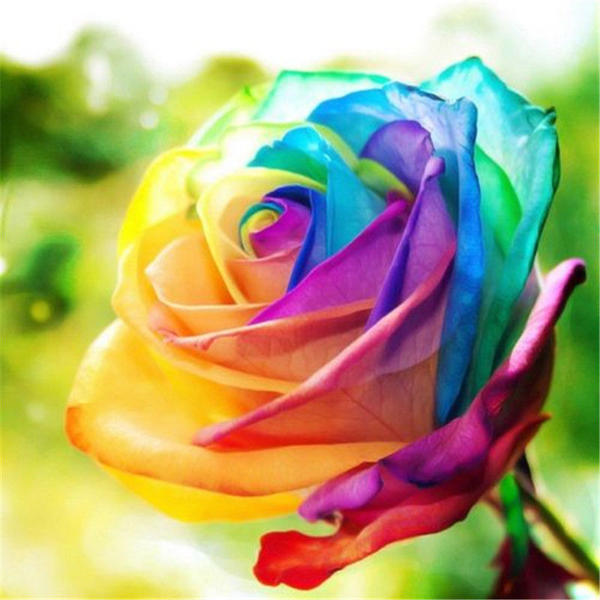
#> input picture Laboratoare/Flower.bmp, 600 x 600 px, found by its file name
$ python lab2.py
#> lines starting #> are read from the running program, lines starting #| are printed output that depends on the picture; after the words box and inside, x2 and y2 are one past the last pixel; in counts of white or black regions, pixels touching at a corner belong together
import cv2
import os
import matplotlib.pyplot as plt

# Image path
image_path = "../images/Flower.bmp"
imageBW_path = "../images/flower_grey.jpeg"
# Image directory
directory = "./"

# [18 lines of commented-out code are left out]
img = cv2.imread(image_path)
#> img is the input picture: shape (600, 600, 3); mean B, G, R 117.1, 164.9, 172.6
try:
    cv2.imshow('Image',img)
except:
    print("Image not exist")
key = cv2.waitKey()
#> (key Esc is pressed here)
if key == 27: #if ESC is pressed, exit
    cv2.destroyAllWindows()

# Color Image to GrayScale Image
gray =cv2.cvtColor(img,cv2.COLOR_BGR2GRAY)
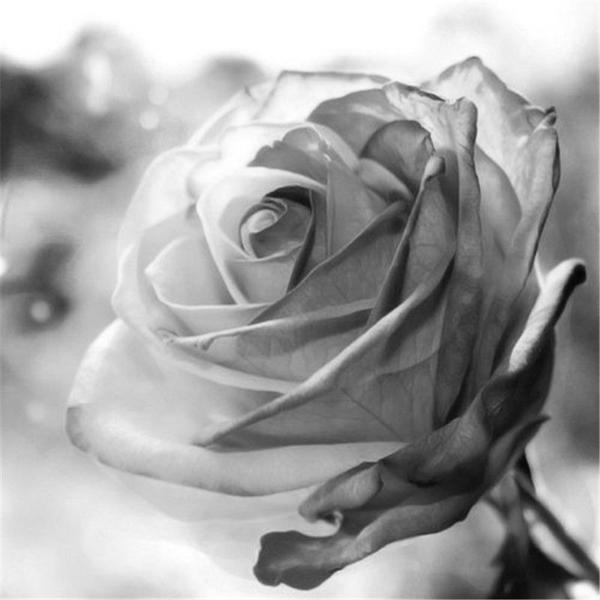
#> gray: shape (600, 600); min 4, max 255, mean 161.7
cv2.imshow('Gray image',gray)
key = cv2.waitKey()
#> (key Esc is pressed here)
if key == 27: #if ESC is pressed, exit
    cv2.destroyAllWindows()


# Black&white Image
(thresh,BlackAndWhiteImage) = cv2.threshold (gray,127,255,cv2.THRESH_BINARY)
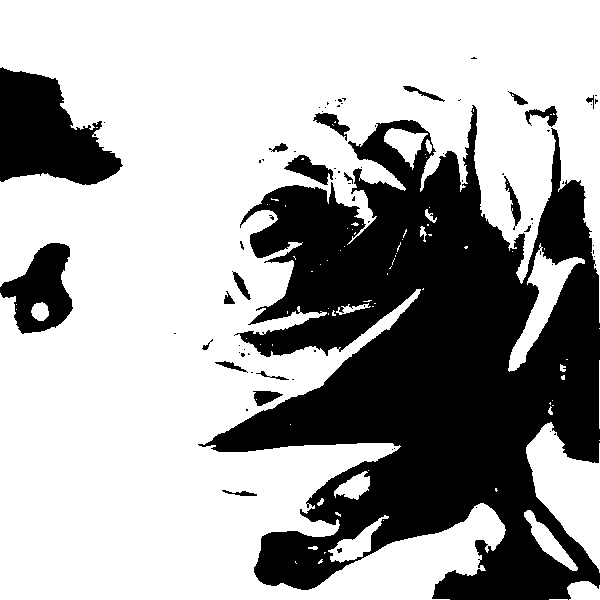
#> BlackAndWhiteImage: shape (600, 600); 66% white; 77 black regions (57 under 20 px), largest, box (x1, y1, x2, y2) and area: (198, 105, 600, 600) 106351, (0, 67, 123, 185) 9021, (0, 243, 73, 334) 3789
cv2.imshow( 'Black white image ', BlackAndWhiteImage)
key = cv2.waitKey()
#> (key Esc is pressed here)
if key == 27: #if ESC is pressed, exit
    cv2.destroyAllWindows()

# HSV Image
hsvImage = cv2.cvtColor(img, cv2.COLOR_BGR2HSV)
#> hsvImage: shape (600, 600, 3); mean H, S, V 57.2, 150.3, 202.8
cv2.imshow('HSV image', hsvImage)
key = cv2.waitKey()
#> (key Esc is pressed here)
if key == 27: #if ESC is pressed, exit
    cv2.destroyAllWindows()

# Histograma imaginii gri
imgGray=cv2.imread(image_path,0)
#> imgGray: shape (600, 600); min 4, max 255, mean 161.7
plt.hist(imgGray.ravel(),256,[0,256])
plt.title("Histograma imaginii in tonuri de gri")
cv2.imshow('Gray image',gray )
plt.show()
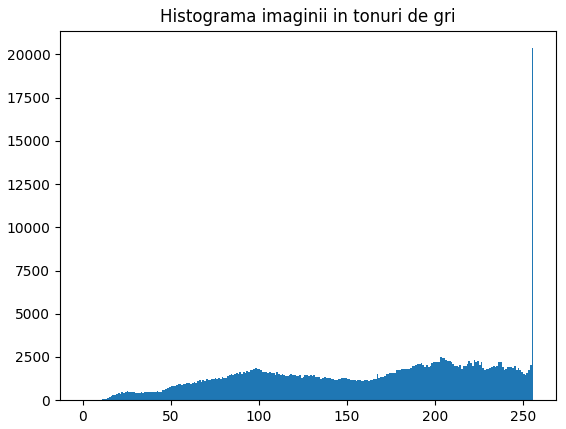
#> figure drawn by matplotlib, 1 panel; tallest bar 20357 high, from x = 255 to 256
key = cv2.waitKey()
#> (key Esc is pressed here)
# if key == 27: #if ESC is pressed, exit
#     cv2.destroyAllWindows()

# Histograma imaginii color
color=('b','g','r')
for i, col in enumerate (color):
    histr=cv2.calcHist([img],[i],None,[256],[0,256])
    plt.plot(histr,color=col)
    plt.xlim([0,256])
plt.title("Histograma imaginii color")
cv2.imshow('Image',img)
plt.show()
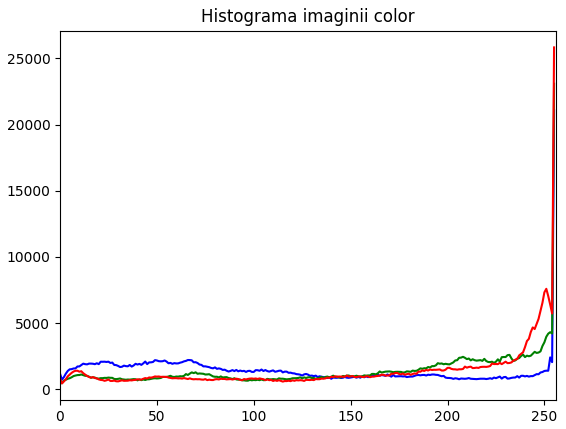
#> figure drawn by matplotlib, 1 panel; curve peaks at x = 255, y = 21057; curve peaks at x = 255, y = 23079; curve peaks at x = 255, y = 25823
key = cv2.waitKey()
#> (key Esc is pressed here)
# [14 lines of commented-out code are left out]
